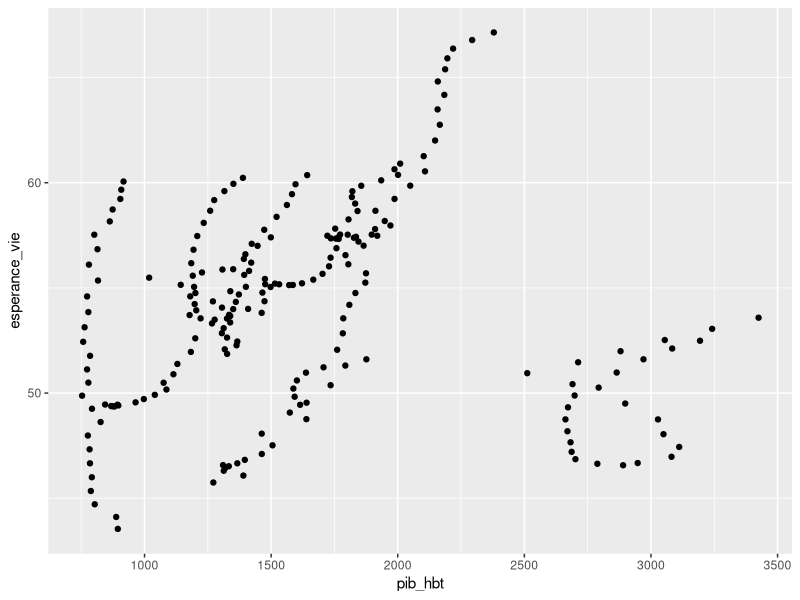
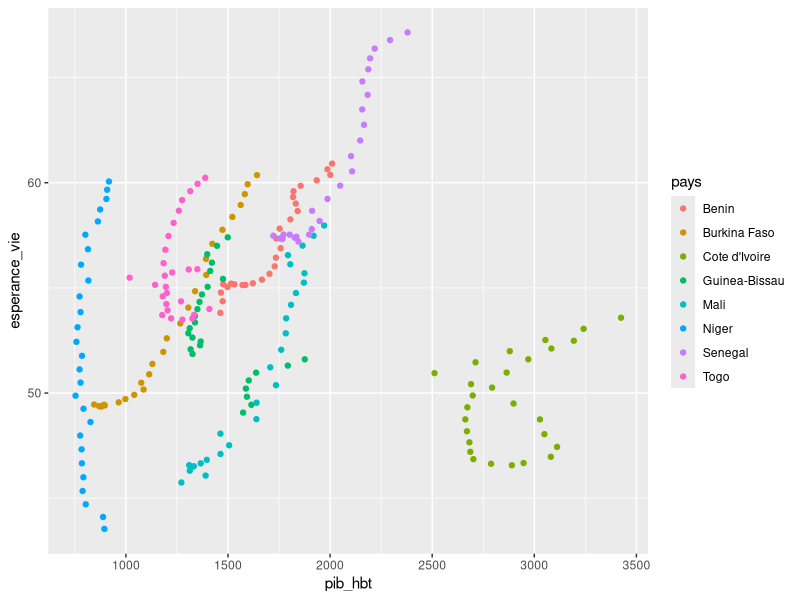
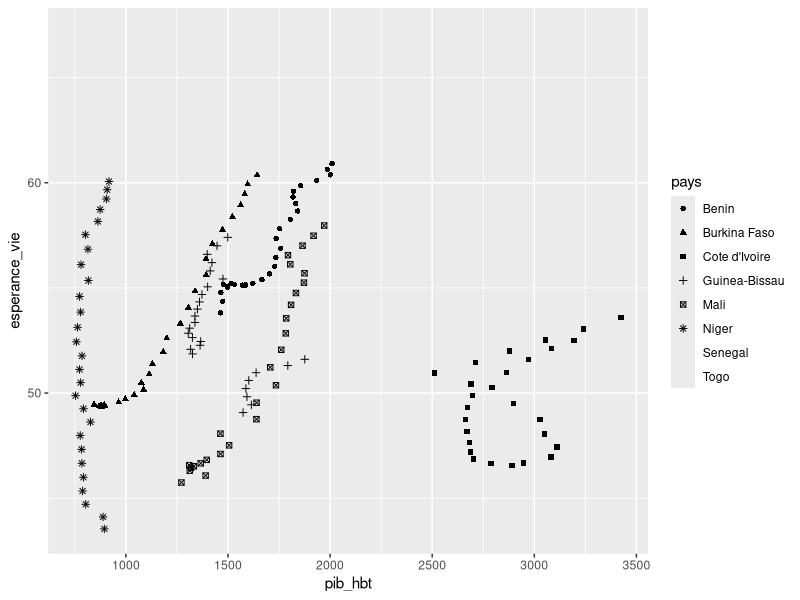
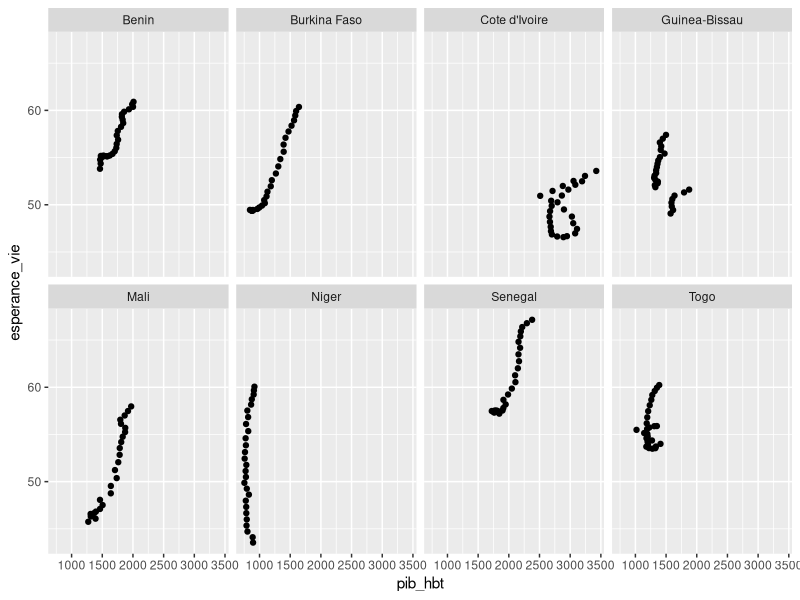
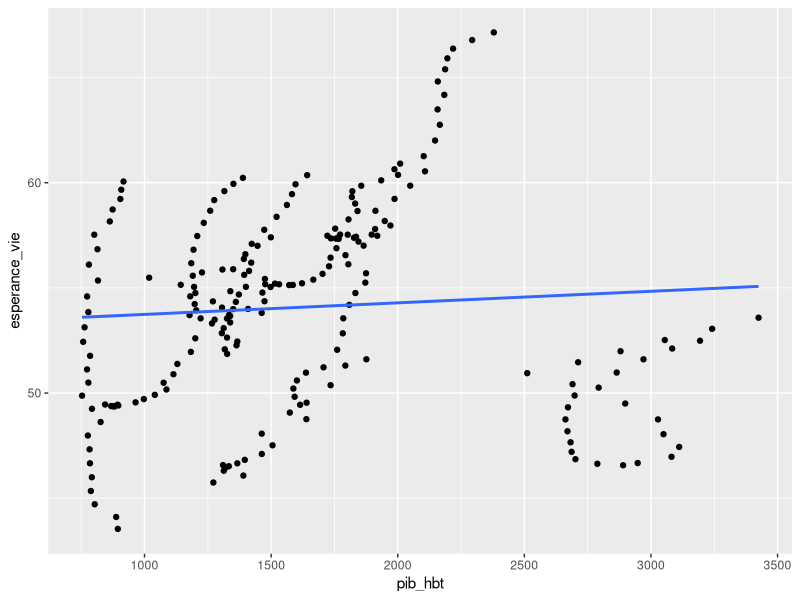
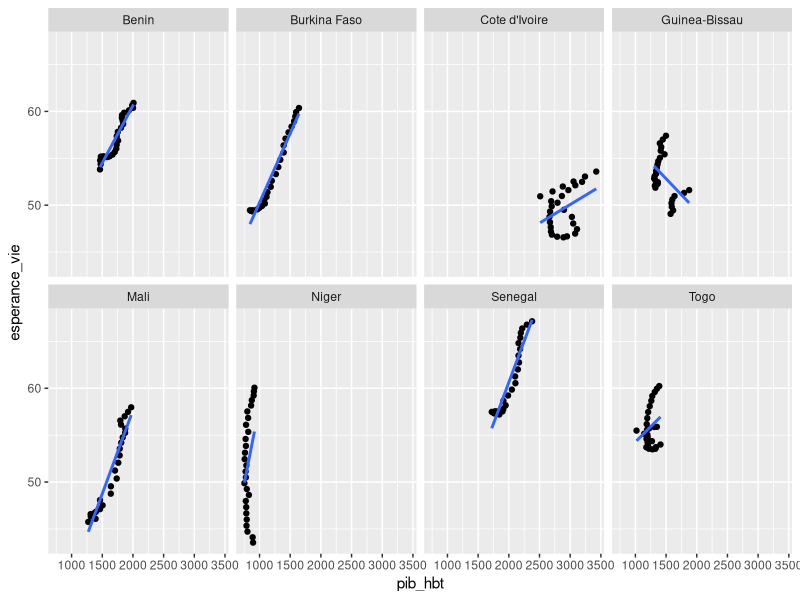
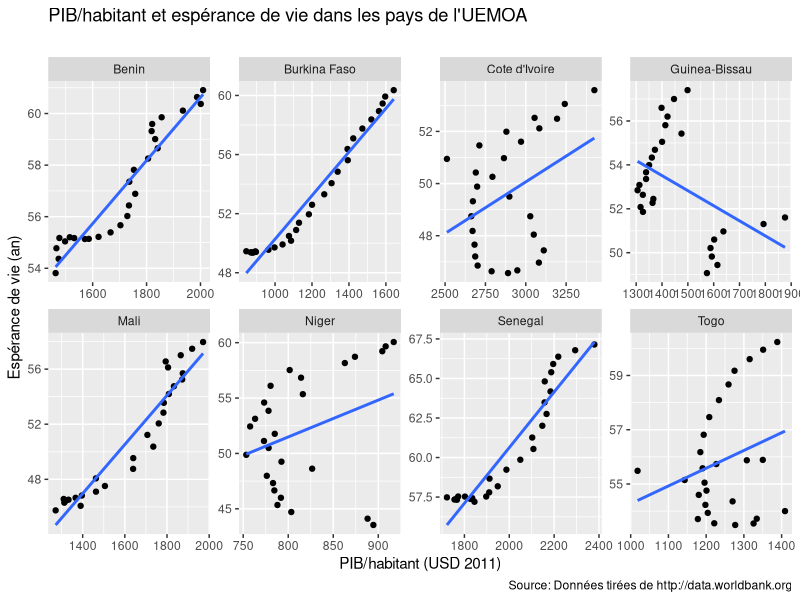
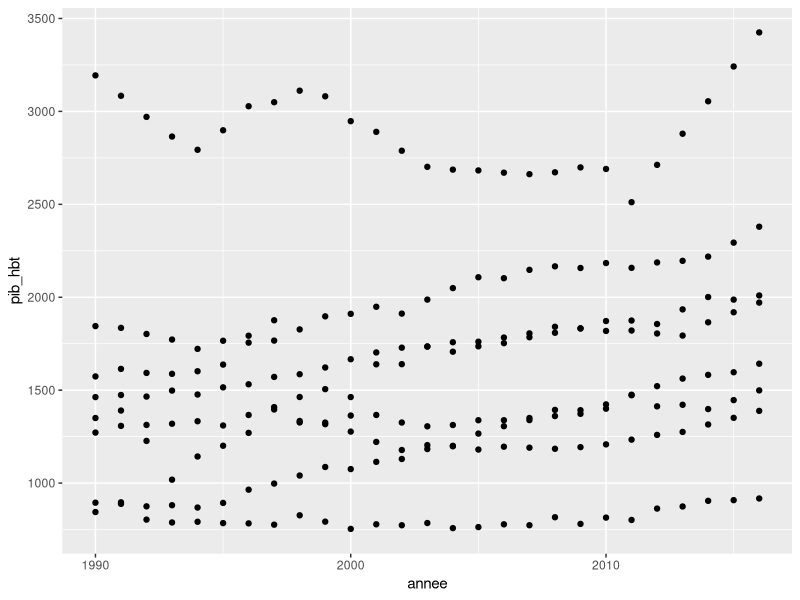

Source code (R) for these figures, in order:
## ---- chunk 1
knitr::opts_chunk$set(warning=FALSE, message=FALSE, echo = FALSE) # , dev = "cairo_pdf"
#sansfont: Aller Light

######################################################################################################
### TIME ZONE
######################################################################################################
Sys.setenv(TZ="Africa/Bamako") # vérifer


##########################################################################
########################################/// PACKAGES ///
##########################################################################
# Packages (s'assurer que ces packages sont installés avant l'ex?cution du code)
library(readr)
library(dplyr)
library(ggplot2)
library(tidyr)
library(RColorBrewer)
## ---- chunk 2
knitr::asis_output("\\tiny")
pibhbt_espvie <- read_csv("data/pibhbt_espvie.csv") # Importation du ficher CSV
glimpse(pibhbt_espvie) # Créer un aperçu de la structure des données
knitr::asis_output("\\normalsize")
## ---- chunk 3
knitr::asis_output("\\tiny")
ggplot(data = pibhbt_espvie, mapping = aes(x = pib_hbt, y = esperance_vie)) + 
  geom_point()
knitr::asis_output("\\normalsize")
## ---- chunk 4
knitr::asis_output("\\tiny")
ggplot(data = pibhbt_espvie, mapping = aes(x = pib_hbt, y = esperance_vie, color = pays)) + 
  geom_point()
knitr::asis_output("\\normalsize")
## ---- chunk 5
knitr::asis_output("\\tiny")
ggplot(data = pibhbt_espvie, mapping = aes(x = pib_hbt, y = esperance_vie, shape = pays)) + 
  geom_point()
knitr::asis_output("\\normalsize")
## ---- chunk 6
knitr::asis_output("\\tiny")
ggplot(data = pibhbt_espvie, mapping = aes(x = pib_hbt, y = esperance_vie)) + 
  geom_point() +
  facet_wrap(facets = ~pays, nrow = 2)
knitr::asis_output("\\normalsize")
## ---- chunk 7
knitr::asis_output("\\tiny")
ggplot(data = pibhbt_espvie, mapping = aes(x = pib_hbt, y = esperance_vie)) + 
  geom_point() + 
  geom_smooth(method = "lm", se = FALSE)
knitr::asis_output("\\normalsize")
## ---- chunk 8
knitr::asis_output("\\tiny")
ggplot(data = pibhbt_espvie, mapping = aes(x = pib_hbt, y = esperance_vie)) + 
  geom_point() + 
  geom_smooth(method = "lm", se = FALSE) + 
  facet_wrap(facets = ~pays, nrow = 2)
knitr::asis_output("\\normalsize")
## ---- chunk 9
knitr::asis_output("\\tiny")
pibhbt_espvie %>% 
  group_by(pays) %>% 
  summarise(`PIB/hbt: minimum` = round(min(pib_hbt, na.rm = TRUE), 2),
            `PIB/hbt: maximum` = round(max(pib_hbt, na.rm = TRUE), 2),
            `Espérance de vie: minimum` = round(min(esperance_vie, na.rm = TRUE), 2),
            `Espérance de vie: maximum` = round(max(esperance_vie, na.rm = TRUE), 2)) %>% 
  knitr::kable(caption = "PIB/habitant et espérance de vie dans les pays de l'UEMOA")
knitr::asis_output("\\normalsize")
## ---- chunk 10
knitr::asis_output("\\tiny")
ggplot(data = pibhbt_espvie, mapping = aes(x = pib_hbt, y = esperance_vie)) + 
  geom_point() + 
  geom_smooth(method = "lm", se = FALSE) + 
  facet_wrap(facets = ~pays, nrow = 2, scales = "free") +
  labs(x = "PIB/habitant (USD 2011)", y = "Espérance de vie (an)", 
       title = paste0("PIB/habitant et espérance de vie dans les pays de l'UEMOA"),
       subtitle = "",
       caption = paste0("Source: Données tirées de http://data.worldbank.org"))
knitr::asis_output("\\normalsize")
## ---- chunk 11
knitr::asis_output("\\tiny")
ggplot(data = pibhbt_espvie, mapping = aes(x = annee, y = pib_hbt)) + 
  geom_point()
knitr::asis_output("\\normalsize")
## ---- chunk 12
knitr::asis_output("\\tiny")
ggplot(data = pibhbt_espvie, mapping = aes(x = annee, y = pib_hbt, group = pays)) + 
  geom_line()
knitr::asis_output("\\normalsize")
## ---- chunk 13
knitr::asis_output("\\tiny")
ggplot(data = pibhbt_espvie, mapping = aes(x = annee, y = pib_hbt, color = pays)) + 
  geom_line()
knitr::asis_output("\\normalsize")
## ---- chunk 14
knitr::asis_output("\\tiny")
ggplot(data = pibhbt_espvie, mapping = aes(x = annee, y = pib_hbt, linetype = pays)) + 
  geom_line()
knitr::asis_output("\\normalsize")
## ---- chunk 15
knitr::asis_output("\\tiny")
ggplot(data = pibhbt_espvie, mapping = aes(x = annee, y = pib_hbt)) + 
  geom_line() + 
  facet_wrap(facets = ~pays, nrow = 2)
knitr::asis_output("\\normalsize")
## ---- chunk 16
knitr::asis_output("\\tiny")
ggplot(data = pibhbt_espvie, mapping = aes(x = annee, y = pib_hbt)) + 
  geom_point() + 
  geom_smooth(method = "lm", se = FALSE, color = "red") +
  facet_wrap(facets = ~pays, nrow = 2)
knitr::asis_output("\\normalsize")
## ---- chunk 17
knitr::asis_output("\\tiny")
pibhbt_espvie %>% 
  filter(annee %in% c(min(annee), max(annee))) %>% 
  gather(key = variable, value = valeur, pib_hbt, esperance_vie) %>% 
  spread(key = annee, value = valeur) %>% 
  mutate(taux = round(100*(-1 + (`2016`/`1990`)^(1/(2016-1990))), 2)) %>% 
  select(pays, variable, taux) %>% 
  spread(key = variable, value = taux) %>% 
  select(Pays = pays, `PIB/hbt (%)` = pib_hbt, `Espérance de vie (%)` = esperance_vie) %>% 
  knitr::kable(caption = "PIB/habitant et espérance de vie dans les pays de l'UEMOA: taux de croissance/an")
knitr::asis_output("\\normalsize")
## ---- chunk 18
ggplot(data = pibhbt_espvie %>% 
         gather(key = variable, value = valeur, pib_hbt, esperance_vie) %>% 
         mutate(variable = ifelse(variable == "pib_hbt", "PIB/habitant (USD 2011)", "Espérance de vie (an)")), 
       mapping = aes(x = annee, y = valeur, color = pays)) + 
  geom_point() +
  geom_line() +
  facet_wrap(~variable, scales = "free") +
  labs(x = "Année", y = "Valeur", color = "Pays",
       title = paste0("PIB/hbt et espérance de vie dans les pays de l'UEMOA"),
       caption = paste0("Source: Données tirées de http://data.worldbank.org"))
## ---- chunk 19
knitr::asis_output("\\tiny")
groupage_rgph <- read_csv("data/groupage_rgph.csv") # Importation du ficher CSV: RGPH: 1976, 1987, 1998, 2009 
groupage_rgph <- groupage_rgph %>% 
  mutate(groupage = factor(groupage, 
                           levels = unique(groupage_rgph$groupage), 
                           labels = unique(groupage_rgph$groupage), 
                           ordered = TRUE)) # Classement ordonné des groupes d'âge
glimpse(groupage_rgph) # Créer un aperçu de la structure des données
knitr::asis_output("\\normalsize")
## ---- chunk 20
knitr::asis_output("\\tiny")
ggplot(data = groupage_rgph %>% filter(annee == 2009, !(groupage %in% c("Total", "ND"))), 
       mapping = aes(x = groupage , y = population)) +
  geom_bar(stat = "identity")
knitr::asis_output("\\normalsize")
## ---- chunk 21
knitr::asis_output("\\tiny")
ggplot(data = groupage_rgph %>% filter(annee == 2009, !(groupage %in% c("Total", "ND"))), 
       mapping = aes(x = groupage , y = population, fill = sexe)) +
  geom_bar(stat = "identity")
knitr::asis_output("\\normalsize")
## ---- chunk 22
knitr::asis_output("\\tiny")
ggplot(data = groupage_rgph %>% filter(annee == 2009, !(groupage %in% c("Total", "ND"))), 
       mapping = aes(x = groupage , y = population, fill = milieu)) +
  geom_bar(stat = "identity")
knitr::asis_output("\\normalsize")
## ---- chunk 23
knitr::asis_output("\\tiny")
ggplot(data = groupage_rgph %>% filter(annee == 2009, !(groupage %in% c("Total", "ND"))) %>% 
         unite("sexemilieu", c(sexe, milieu), sep = "-"),
       mapping = aes(x = groupage , y = population, fill = sexemilieu)) +
  geom_bar(stat = "identity")
knitr::asis_output("\\normalsize")
## ---- chunk 24
knitr::asis_output("\\tiny")
ggplot(data = groupage_rgph %>% filter(annee == 2009, !(groupage %in% c("Total", "ND"))) %>% 
         mutate(population = ifelse(sexe == "Femme", -population, population)), 
       mapping = aes(x = groupage , y = population, fill = sexe)) +
  geom_bar(stat = "identity") +
  coord_flip() +
  facet_wrap(facets = ~milieu, scales = "free_x") +
  scale_y_continuous(labels = abs)
knitr::asis_output("\\normalsize")
## ---- chunk 25
knitr::asis_output("\\tiny")
total <- 
  groupage_rgph %>% 
  filter(!(groupage %in% c("Total"))) %>% 
  group_by(annee) %>% 
  summarise(population = sum(population, na.rm = TRUE)) %>% 
  spread(key = annee, value = population) %>% 
  mutate(sexe = "Total", milieu = "Total")

groupage_rgph %>% 
  filter(!(groupage %in% c("Total"))) %>% 
  group_by(annee, sexe, milieu) %>% 
  summarise(population = sum(population, na.rm = TRUE)) %>% 
  spread(key = annee, value = population) %>% 
  bind_rows(total) %>% 
  rename(Sexe = sexe, Milieu = milieu) %>% 
  knitr::kable(caption = "Population du Mali, 1976-2009")

rm(total)
knitr::asis_output("\\normalsize")
## ---- chunk 26
pyramides_gph <- 
  ggplot(data = groupage_rgph %>% 
           filter(!(groupage %in% c("Total", "ND"))) %>% 
           mutate(population = ifelse(sexe == "Femme", -population, population)), 
       mapping = aes(x = groupage , y = population/1e6, fill = sexe)) +
  geom_bar(stat = "identity") +
  coord_flip() +
  facet_wrap(facets = ~annee, ncol = 2) +
  theme(legend.position = "bottom",
        axis.text.y = element_text(size = 6)) +
  scale_y_continuous(labels = abs) +
  scale_fill_brewer(type = "seq" ,palette = "RdYlBu") +
  labs(x = "", y = "Population (millions)", fill = "Sexe",
       subtitle = paste0("Pyramide des âges"))#, caption = paste0("Source: Données tirées de http://www.instat-mali.org"))

# Quelques manipulations élargir la palette de couleurs
getPalette <- colorRampPalette(brewer.pal(9, "RdYlBu"))

groupage_gph <- groupage_rgph %>% 
  filter(!(groupage %in% c("Total", "ND"))) %>% 
  group_by(annee, groupage, milieu) %>% 
  summarise(population = sum(population, na.rm = TRUE)) %>% 
  ggplot(mapping = aes(x = factor(annee) , y = population/1e6, fill = groupage)) +
  geom_bar(stat = "identity") + 
  facet_wrap(facets = ~milieu) +
  scale_fill_manual(values = getPalette(17)) +
  labs(x = "", y = "Population (millions)", fill = "Groupe d'âge",
       subtitle = paste0("Groupes d'âge, par milieu"),
       caption = paste0("Source: Données tirées de http://www.instat-mali.org"))

gridExtra::grid.arrange(pyramides_gph, 
                        groupage_gph,
                        top = paste0("La population du Mali, 1976-2009"),
                        layout_matrix = matrix(c(1, 2), byrow = TRUE, nrow = 1))

## ---- chunk 27
knitr::asis_output("\\tiny")
adm3_pop_1998 <- read_csv("data/adm3_pop_1998.csv") # Importation du ficher CSV: RGPH-1998
adm3_pop_2009 <- read_csv("data/adm3_pop_2009.csv") # Importation du ficher CSV: RGPH-2009
adm3_pop_rgph <- bind_rows(adm3_pop_1998, adm3_pop_2009) # Concatenation des deux fichiers 
glimpse(adm3_pop_1998) # Créer un aperçu de la structure des données
knitr::asis_output("\\normalsize")
## ---- chunk 28
knitr::asis_output("\\tiny")
ggplot(data = adm3_pop_1998, 
       mapping = aes(x = total)) + 
  geom_histogram()
knitr::asis_output("\\normalsize")
## ---- chunk 29
knitr::asis_output("\\tiny")
ggplot(data = adm3_pop_1998, mapping = aes(x = total)) + 
  geom_density()
knitr::asis_output("\\normalsize")
## ---- chunk 30
knitr::asis_output("\\tiny")
ggplot(data = adm3_pop_1998, mapping = aes(x = total)) + 
  geom_histogram(mapping = aes(y =..density..), binwidth = 5000,color = "black", fill = "white") +
  geom_density(color = "red")
knitr::asis_output("\\normalsize")
## ---- chunk 31
knitr::asis_output("\\tiny")
ggplot(data = adm3_pop_rgph, mapping = aes(x = total)) + 
  geom_histogram(mapping = aes(y =..density..), binwidth = 5000,color = "black", fill = "white") +
  geom_density(color = "red") + 
  facet_wrap(facets = ~ annee, nrow = 2)
knitr::asis_output("\\normalsize")
## ---- chunk 32
knitr::asis_output("\\tiny")
ggplot(data = adm3_pop_rgph, mapping = aes(x = factor(annee), y = total)) + 
  geom_boxplot()
knitr::asis_output("\\normalsize")
## ---- chunk 33
knitr::asis_output("\\tiny")
ggplot(data = adm3_pop_rgph, mapping = aes(x = factor(annee), y = log(total))) + 
  geom_boxplot()
knitr::asis_output("\\normalsize")
## ---- chunk 34
knitr::asis_output("\\tiny")
adm3_pop_rgph %>% 
  group_by(`Année` = annee) %>% 
  summarise(`Moyenne` = mean(total, na.rm = TRUE),
            `Quartile 1` = quantile(x = total, probs = 0.25, na.rm = TRUE),
            `Médiane` = median(total, na.rm = TRUE),
            `Quartile 3` = quantile(x = total, probs = 0.75, na.rm = TRUE)) %>% 
  knitr::kable(caption = "Population des communes au Mali: quelques statistiques")
knitr::asis_output("\\normalsize")
## ---- chunk 35
knitr::asis_output("\\tiny")
ggplot(data = adm3_pop_rgph, mapping = aes(x = factor(annee), y = total)) + 
  geom_boxplot() +
  coord_cartesian(ylim = c(0, 50000))
knitr::asis_output("\\normalsize")
## ---- chunk 36
knitr::asis_output("\\tiny")
ggplot(data = adm3_pop_rgph, mapping = aes(x = Admin1_Nam, y = total)) + 
  geom_boxplot() +
  coord_flip() +
  facet_wrap(facets = ~annee) 
  knitr::asis_output("\\normalsize")
## ---- chunk 37
knitr::asis_output("\\tiny")
ggplot(data = adm3_pop_rgph %>% filter(!(Admin1_Nam == "Bamako")), mapping = aes(x = Admin1_Nam, y = total)) + 
  geom_boxplot() +
  coord_flip() +
  facet_wrap(facets = ~annee) 
  knitr::asis_output("\\normalsize")
## ---- chunk 38
knitr::asis_output("\\tiny")
adm3_pop_rgph %>% 
  filter(annee == 2009) %>% 
  group_by(`Région` = Admin1_Nam) %>% 
  summarise(`Moyenne` = mean(total, na.rm = TRUE),
            `Quartile 1` = quantile(x = total, probs = 0.25, na.rm = TRUE),
            `Médiane` = median(total, na.rm = TRUE),
            `Quartile 3` = quantile(x = total, probs = 0.75, na.rm = TRUE)) %>% 
  knitr::kable(caption = "Population des communes au Mali en 2009: quelques statistiques")
knitr::asis_output("\\normalsize")
## ---- chunk 39
knitr::asis_output("\\tiny")
#Boxplot
gph_boxplot <- ggplot(data = adm3_pop_rgph %>% filter(annee == 2009 & !(Admin1_Nam == "Bamako")), mapping = aes(x = Admin1_Nam, y = total)) + 
  geom_boxplot() +
  coord_flip() +
  labs(x = "", y = "Population (milliers)", subtitle = "Boxplot: distribution de la population, par région")
# Barres
gph_bar <- ggplot(data = adm3_pop_rgph %>% filter(annee == 2009 & (Admin1_Nam == "Bamako")), mapping = aes(x = Admin3_Nam, y = total/1e3)) + 
  geom_col() +
  coord_flip() +
  labs(x = "", y = "Population (milliers)", subtitle = "Barres: population du district de Bamako, par commune")
# Histogramme
gph_hist <- ggplot(data = adm3_pop_rgph %>% filter(annee == 2009), mapping = aes(x = total/1e3)) + 
  geom_histogram(mapping = aes(y =..density..), binwidth = 5000/1e3,color = "black", fill = "white") +
  geom_density(color = "red") +
  labs(x = "Population (milliers)", y = "Densité", 
       subtitle = "Histogrammes: distribution de la population",
       caption = paste0("Source: A partir de données des RGPH 199 et 2009"))

gridExtra::grid.arrange(gph_boxplot, 
                        gph_bar,
                        gph_hist, 
                        top = paste0("La taille démographique des communes au Mali, 2009"),
                        layout_matrix = matrix(c(1, 2, 3, 3), byrow = TRUE, nrow = 2))

knitr::asis_output("\\normalsize")
